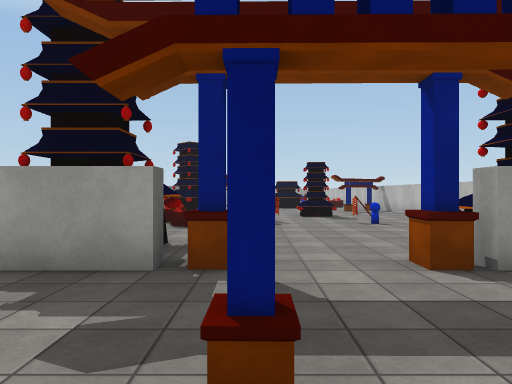
View 1 (above)

18 first-person views from a walk through a Unity game level. The camera is 1.5 m above the floor, looks level and sees 70° across. The floor is counted in squares, 2 m on a side. Each view is taken from the middle of a square. On the plan, view 1 faces up. The plan holds only what a view shows up to about 11 squares ahead; the rest is blank. The place goes on beyond the plan. The player is left out. Some animated figures are not drawn. Some surface patterns are stand-ins.

View 2
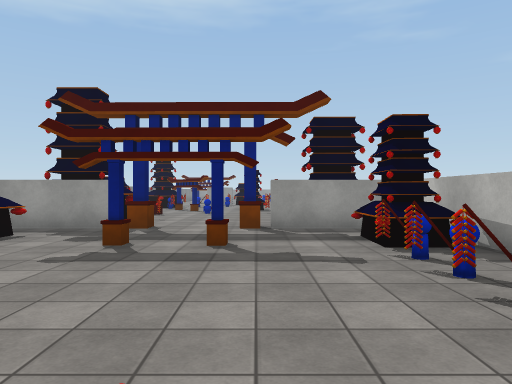

View 3
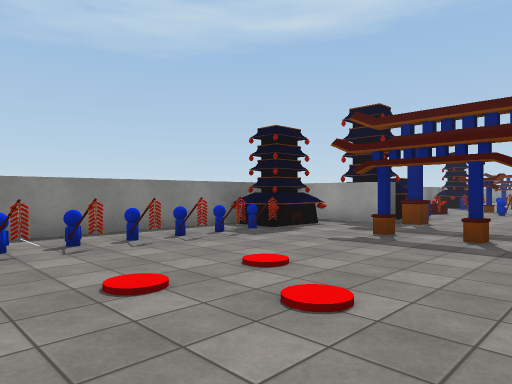

View 4
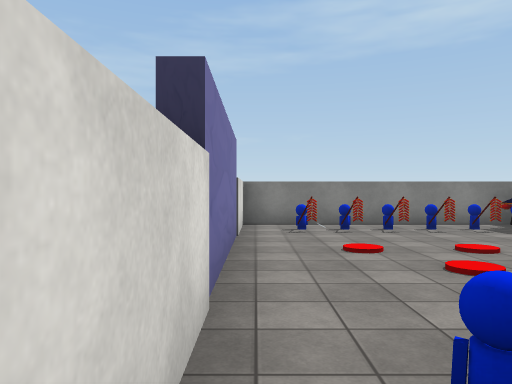

View 5
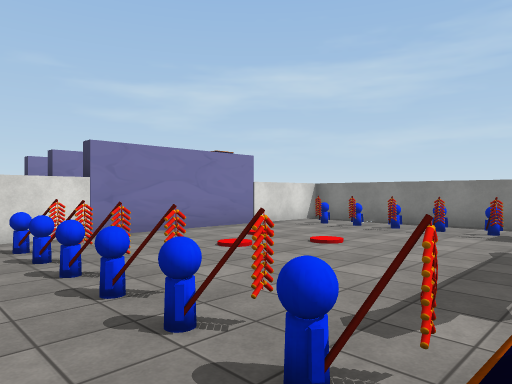

View 6
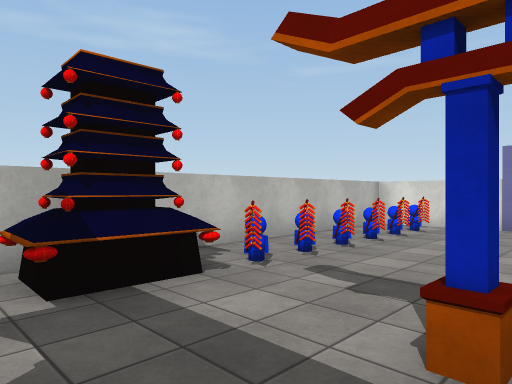

View 7
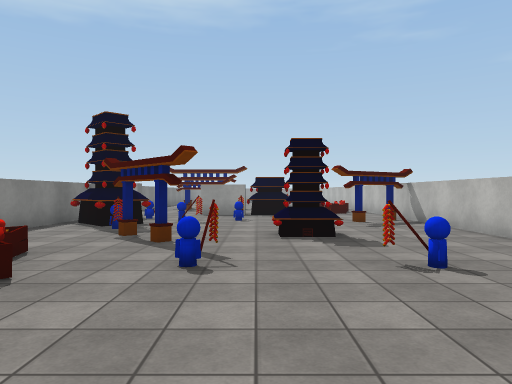

View 8
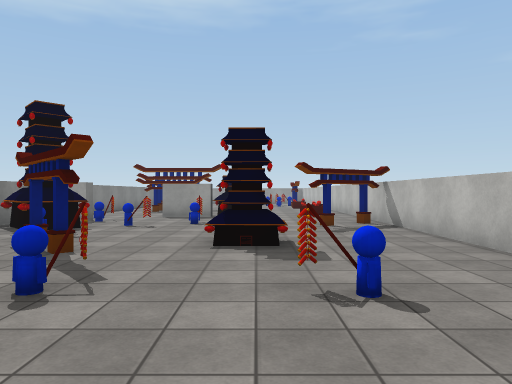

View 9
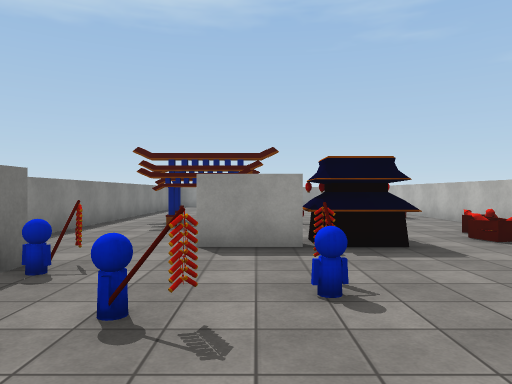

View 10
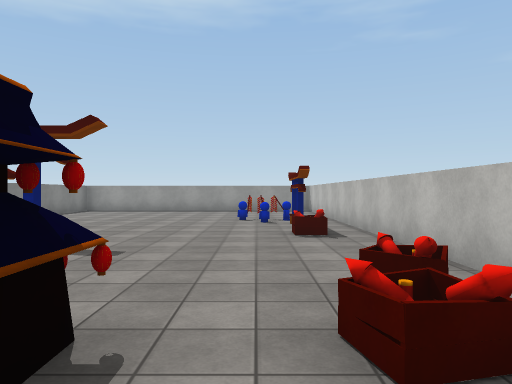

View 11
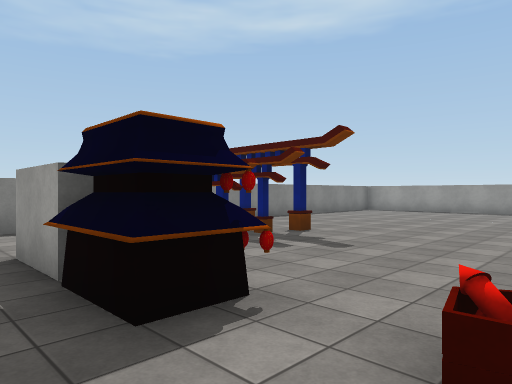

View 12
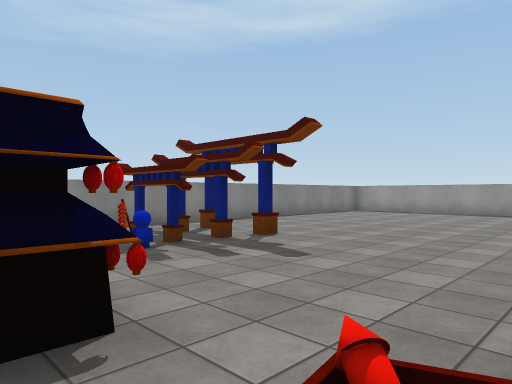

View 13
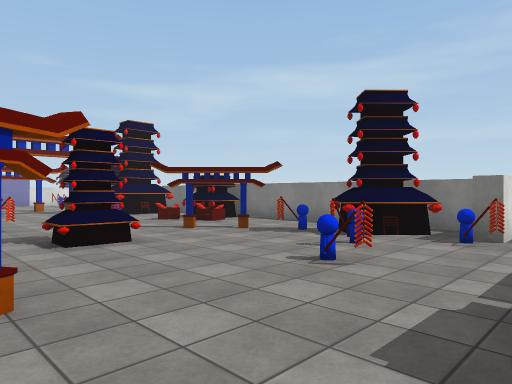

View 14
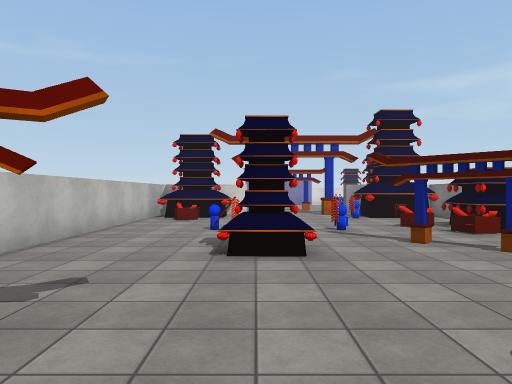

View 15
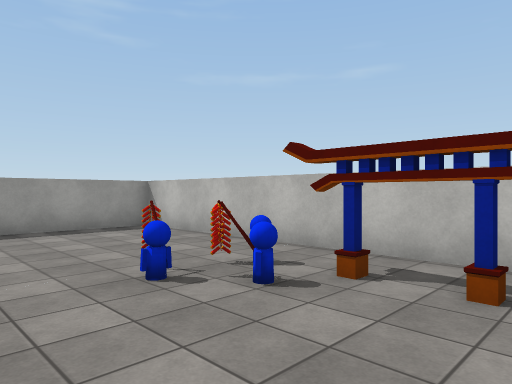

View 16
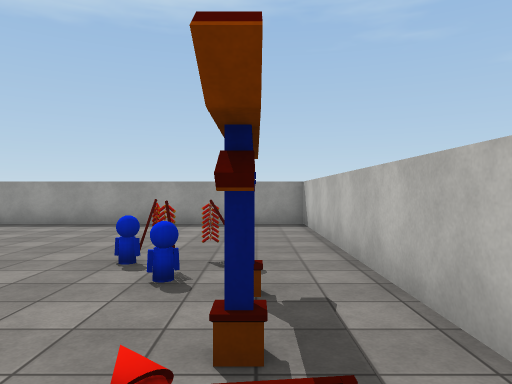

View 17
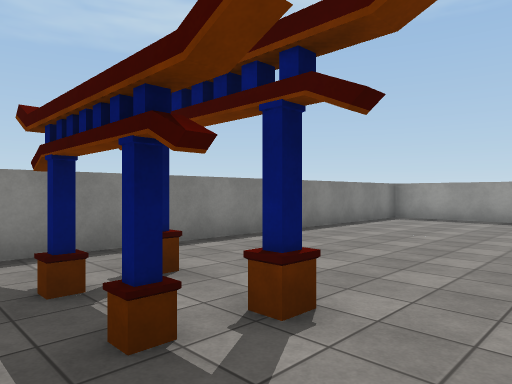

View 18
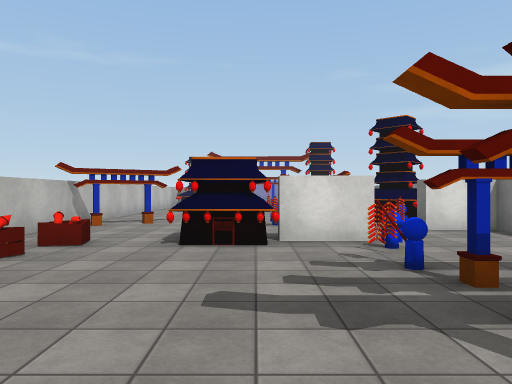

### Floor plan
Points are (right, up) in squares from view 1. A wall is a line through its corners. A room is listed if a view was taken in it or the views show most of it. See-through windows are left out.
Room 1 (views 1, 2, 3, 4, 5, 6)
walls: (2.3, 3.5) (2.3, 4); (-0.2, 4.1) (-0.2, 3.5) (-0.7, 3.5); (-1, 4) (-1, 3.5) (-3.7, 3.5); (-3.7, 2) (-3.7, -5.3) (5.1, -5.3) (5.1, 2.9); (4.6, 3.5) (1.7, 3.5) (1.7, 4)
ways out: opening at (0.5, 4) to room 2
objects: house (-3, 1) to (-2, 2); trap (-2, -4); trap (-2, -3); trap (-2, -2); trap (-2, -1); trap (-2, 0); trap (4, -4); trap (4, -3); trap (4, -2); trap (4, -1); trap (4, 0); house (4, 1) to (4, 2)
Room 2 (views 7, 8, 9, 10, 11, 12, 13, 14, 15, 16, 17, 18)
walls: (0.6, 17) (-0.9, 17); (-0.9, 17.4) (0.6, 17.4); (-0.4, 20) (-1, 20); (-1, 20.1) (-0.4, 20.1); (-1.8, 20) (-2.2, 20); (5.1, 19) (5.1, 30.6) (-3.7, 30.6) (-3.7, 15.8) (-2.6, 15.8); (-0.4, 22) (-0.4, 21.5); (3.2, 14.1) (3.6, 14.3); (-1.9, 22) (-1.9, 21.5); (-3.7, 15.2) (-3.7, 9.1); (3.9, 23.4) (3.9, 24.7); (-3.7, 5.9) (-3.7, 5); (5.1, 5) (5.1, 17.1)
ways out: opening at (0.5, 4) to room 1
objects: house (-3, 5) to (-2, 5); house (-3, 8) to (-2, 9); house (-3, 13) to (-2, 14); trap (-2, 12); trap (-2, 15) to (-2, 16); trap (-1, 5) to (-1, 6); other object (-1, 8); arch (-1, 11); trap (-1, 14); trap (-1, 18); trap (-1, 19) to (0, 19); trap (0, 9); trap (1, 15); house (1, 17) to (2, 18); other object (2, 11); house (3, 4) to (4, 5); trap (3, 9); trap (3, 25); trap (3, 26); other object (4, 6); other object (4, 18); other object (4, 19); other object (4, 23); trap (4, 26)

Positions as (right, up) in squares from view 1, and headings:
1: (0, 0), facing up
2: (2, -4), facing up
3: (3, -5), facing up-left
4: (5, -5), facing left
5: (5, 1), facing down-left
6: (1, 3), facing down-right
7: (1, 5), facing up
8: (2, 6), facing up
9: (0, 12), facing up
10: (3, 16), facing up
11: (4, 16), facing up-left
12: (4, 17), facing up-left
13: (4, 17), facing down-left
14: (2, 16), facing down
15: (1, 23), facing up-right
16: (4, 22), facing up
17: (1, 20), facing up-left
18: (1, 23), facing down
